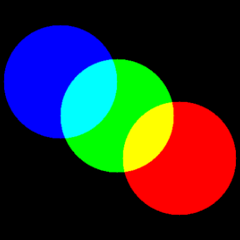
#> input picture images/bgr.png, 240 x 240 px
$ python exercice2.py
#> lines starting #> are read from the running program, lines starting #| are printed output that depends on the picture; after the words box and inside, x2 and y2 are one past the last pixel; in counts of white or black regions, pixels touching at a corner belong together
import cv2
import numpy as np
import matplotlib.pyplot as plt

img = cv2.imread('images/bgr.png')
#> img is the input picture: shape (240, 240, 3); mean B, G, R 44.6, 44.7, 44.6
cv2.imshow('All colors', img)
cv2.waitKey(0)
cv2.destroyAllWindows()

blues = img[:, :, 0]
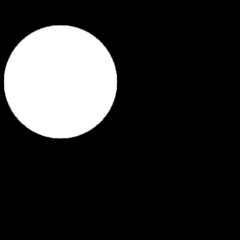
#> blues: shape (240, 240); min 0, max 255, mean 44.6
greens = img[:, :, 1]
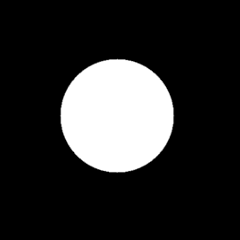
#> greens: shape (240, 240); min 0, max 255, mean 44.7
reds = img[:, :, 2]
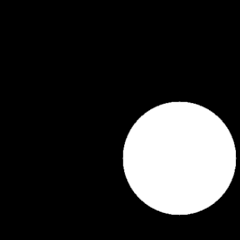
#> reds: shape (240, 240); min 0, max 255, mean 44.6

cv2.imshow('Blues', blues)
cv2.waitKey(0)
cv2.destroyAllWindows()
cv2.imshow('Greens', greens)
cv2.waitKey(0)
cv2.destroyAllWindows()
cv2.imshow('Reds', reds)
cv2.waitKey(0)
cv2.destroyAllWindows()

no_blues = img.copy()
no_blues[:, :, 0] = 0
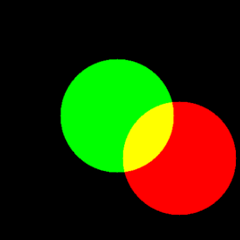
#> no_blues: shape (240, 240, 3); 17.98% of pixels changed, all inside (x1, y1, x2, y2) = (3, 25, 118, 139)
cv2.imshow('No blues', no_blues)
cv2.waitKey(0)
cv2.destroyAllWindows()

no_greens = img.copy()
no_greens[:, :, 1] = 0
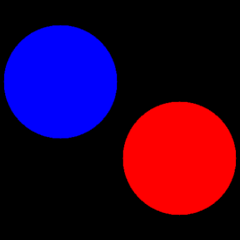
#> no_greens: shape (240, 240, 3); 18.06% of pixels changed, all inside (x1, y1, x2, y2) = (59, 58, 175, 173)
cv2.imshow('No greens', no_greens)
cv2.waitKey(0)
cv2.destroyAllWindows()

no_reds = img.copy()
no_reds[:, :, 2] = 0
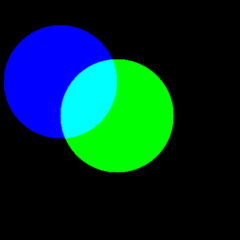
#> no_reds: shape (240, 240, 3); 17.98% of pixels changed, all inside (x1, y1, x2, y2) = (122, 101, 237, 216)
cv2.imshow('No Reds', no_reds)
cv2.waitKey(0)
cv2.destroyAllWindows()

$ run again, with images/dolphin.png copied over images/bgr.png
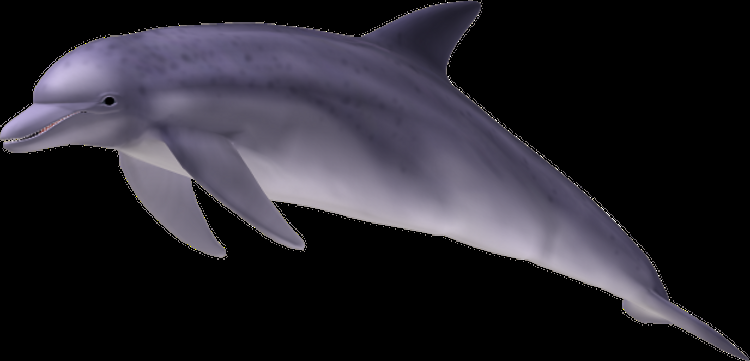
#> input picture images/dolphin.png, 750 x 361 px
#> img is the input picture: shape (361, 750, 3); mean B, G, R 45.3, 37.6, 39.8
#> `no_blues[:, :, 0] = 0`:
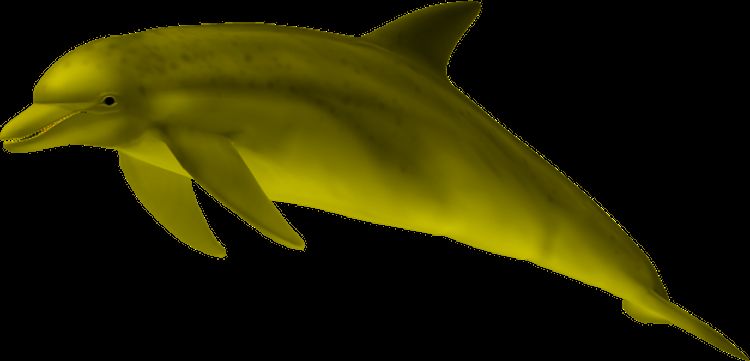
#> no_blues: shape (361, 750, 3); mean B, G, R 0, 37.6, 39.8
#> `no_reds[:, :, 2] = 0`:
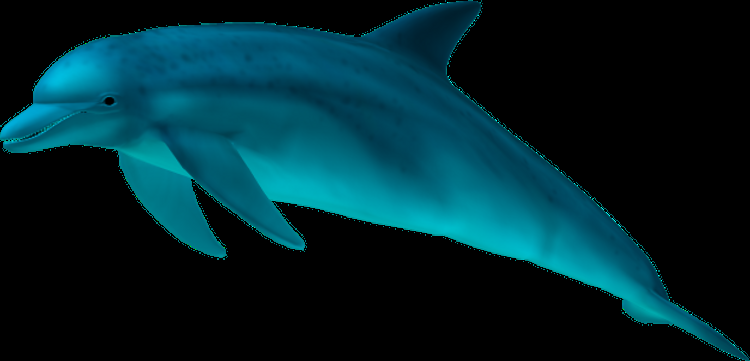
#> no_reds: shape (361, 750, 3); mean B, G, R 45.3, 37.6, 0
